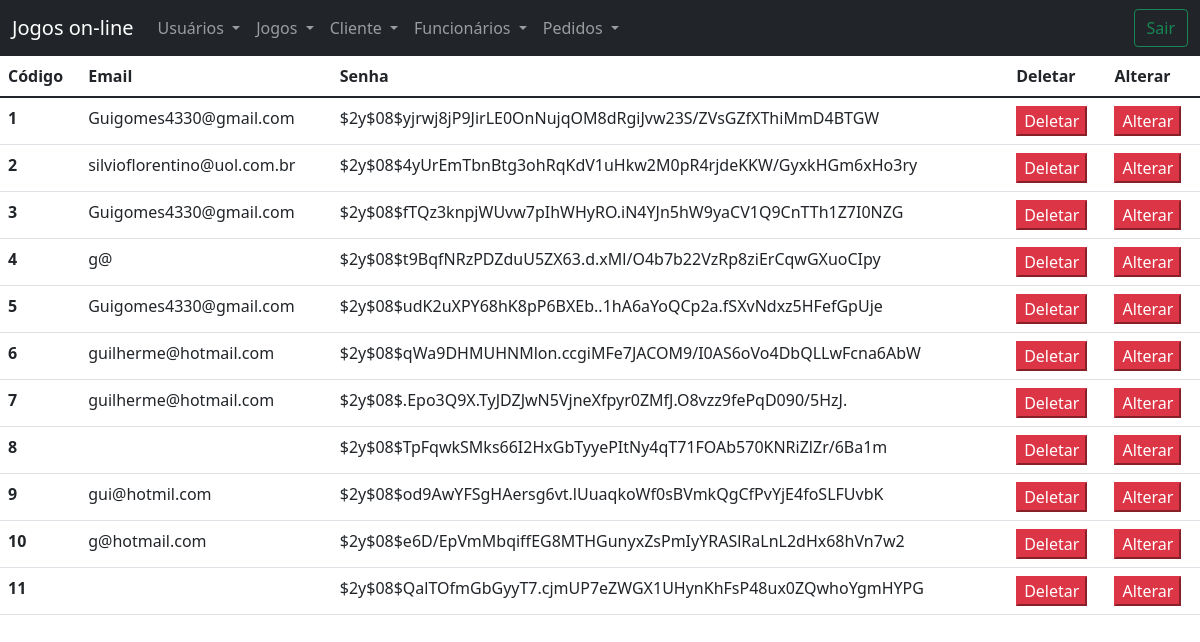
Page /views/listaTudoUsuario.php (signed in) on the committed database.
### tables this page shows
CREATE TABLE `tbusuarios` (
  `codUsu` int(4) NOT NULL,
  `emailUsu` varchar(60) NOT NULL,
  `senhaUsu` varchar(60) NOT NULL,
  `pinUsu` int(4) NOT NULL
);

### models/bancoUsuario.php (called while the page is built, shortened)
<?php
function listaTudoUsuario($conexao)
{
    $query = "Select * From tbusuarios";
    $resultados = mysqli_query($conexao, $query);
    return $resultados;
}

### views/listaTudoUsuario.php (the view, shortened to what this page needs)
<?php
include_once("header.php");
include_once("../models/conexao.php");
include_once("../models/bancoUsuario.php");
?>
<table class="table">
  <thead>
    <tr>
      <th scope="col">Código</th>
      <th scope="col">Email</th>
      <th scope="col">Senha</th>
      <th scope="col">Deletar</th>
      <th scope="col">Alterar</th>
    </tr>
  </thead>
  <tbody>
<?php
$usuarios = listaTudoUsuario($conexao);
foreach($usuarios as $usuario):
?>
  <tr>
      <th scope="row"><?=$usuario['codUsu']?></th>
      <td><?=$usuario['emailUsu']?></td>
      <td><?=$usuario['senhaUsu']?></td>
      <td>
        <form action="../controllers/deletarUsuario.php" method="Post">
          <button type="submit" class="btn-small btn-danger"> Deletar </button>
        </form>
      </td>
      <td>
        <form action="formAlterarUsuario.php" method="Post">
          <button type="submit" class="btn-small btn-danger"> Alterar</button>
        </form>
      </td>
    </tr>
<?php
endforeach;
?>
  </tbody>
</table>
<?php
include_once("footer.php");
?>

### views/header.php (shortened to what this page needs)
<!DOCTYPE html>
<?php
if(!$_SESSION["emailUsuario"]){
    $_SESSION["msg"] = "<div class='alert alert-danger' role='alert'>Você não tem acesso a essa página.</div>";
    header("Location:../views/logar.php");
}else{
?>
<html lang="pt-br">
<head>
    <link href="https://cdn.jsdelivr.net/npm/bootstrap@5.1.1/dist/css/bootstrap.min.css" rel="stylesheet">
</head>
<body>
<nav class="navbar navbar-expand-lg navbar-dark bg-dark borde-5">
  <div class="container-fluid">
    <a class="navbar-brand" href="../views">Jogos on-line</a>
    <div class="collapse navbar-collapse" id="navbarSupportedContent">
      <ul class="navbar-nav me-auto mb-2 mb-lg-0">
        <li class="nav-item dropdown">
          <a class="nav-link dropdown-toggle" href="#" id="navbarDropdown" role="button" data-bs-toggle="dropdown" aria-expanded="false">
            Usuários
          </a>
        </li>
        <li class="nav-item dropdown">
          <a class="nav-link dropdown-toggle" href="#" id="navbarDropdown" role="button" data-bs-toggle="dropdown" aria-expanded="false">
            Jogos
          </a>
        </li>
        <li class="nav-item dropdown">
          <a class="nav-link dropdown-toggle" href="#" id="navbarDropdown" role="button" data-bs-toggle="dropdown" aria-expanded="false">
            Cliente
          </a>
        </li>
        <li class="nav-item dropdown">
          <a class="nav-link dropdown-toggle" href="#" id="navbarDropdown" role="button" data-bs-toggle="dropdown" aria-expanded="false">
            Funcionários
          </a>
        </li>
        <li class="nav-item dropdown">
          <a class="nav-link dropdown-toggle" href="#" id="navbarDropdown" role="button" data-bs-toggle="dropdown" aria-expanded="false">
            Pedidos
          </a>
        </li>
      </ul>
      <form class="d-flex" action="../controllers/sair.php">
        <button class="btn btn-outline-success" type="submit">Sair</button>
      </form>
    </div>
  </div>
</nav>
<?php
}
?>

### views/footer.php (shortened to what this page needs)
</body>
</html>

### rows in the picture
tbusuarios: codUsu "1", emailUsu "Guigomes4330@gmail.com", senhaUsu "$2y$08$yjrwj8jP9JirLE0OnNujqOM8dRgiJvw23S/ZVsGZfXThiMmD4BTGW"
tbusuarios: codUsu "2", emailUsu "silvioflorentino@uol.com.br", senhaUsu "$2y$08$4yUrEmTbnBtg3ohRqKdV1uHkw2M0pR4rjdeKKW/GyxkHGm6xHo3ry"
tbusuarios: codUsu "3", emailUsu "Guigomes4330@gmail.com", senhaUsu "$2y$08$fTQz3knpjWUvw7pIhWHyRO.iN4YJn5hW9yaCV1Q9CnTTh1Z7I0NZG"
tbusuarios: codUsu "4", emailUsu "g@", senhaUsu "$2y$08$t9BqfNRzPDZduU5ZX63.d.xMl/O4b7b22VzRp8ziErCqwGXuoCIpy"
tbusuarios: codUsu "5", emailUsu "Guigomes4330@gmail.com", senhaUsu "$2y$08$udK2uXPY68hK8pP6BXEb..1hA6aYoQCp2a.fSXvNdxz5HFefGpUje"
tbusuarios: codUsu "6", emailUsu "guilherme@hotmail.com", senhaUsu "$2y$08$qWa9DHMUHNMlon.ccgiMFe7JACOM9/I0AS6oVo4DbQLLwFcna6AbW"
tbusuarios: codUsu "7", emailUsu "guilherme@hotmail.com", senhaUsu "$2y$08$.Epo3Q9X.TyJDZJwN5VjneXfpyr0ZMfJ.O8vzz9fePqD090/5HzJ."
tbusuarios: codUsu "8", senhaUsu "$2y$08$TpFqwkSMks66I2HxGbTyyePItNy4qT71FOAb570KNRiZlZr/6Ba1m"
tbusuarios: codUsu "9", emailUsu "gui@hotmil.com", senhaUsu "$2y$08$od9AwYFSgHAersg6vt.lUuaqkoWf0sBVmkQgCfPvYjE4foSLFUvbK"
tbusuarios: codUsu "10", emailUsu "g@hotmail.com", senhaUsu "$2y$08$e6D/EpVmMbqiffEG8MTHGunyxZsPmIyYRASlRaLnL2dHx68hVn7w2"
tbusuarios: codUsu "11", senhaUsu "$2y$08$QalTOfmGbGyyT7.cjmUP7eZWGX1UHynKhFsP48ux0ZQwhoYgmHYPG"
